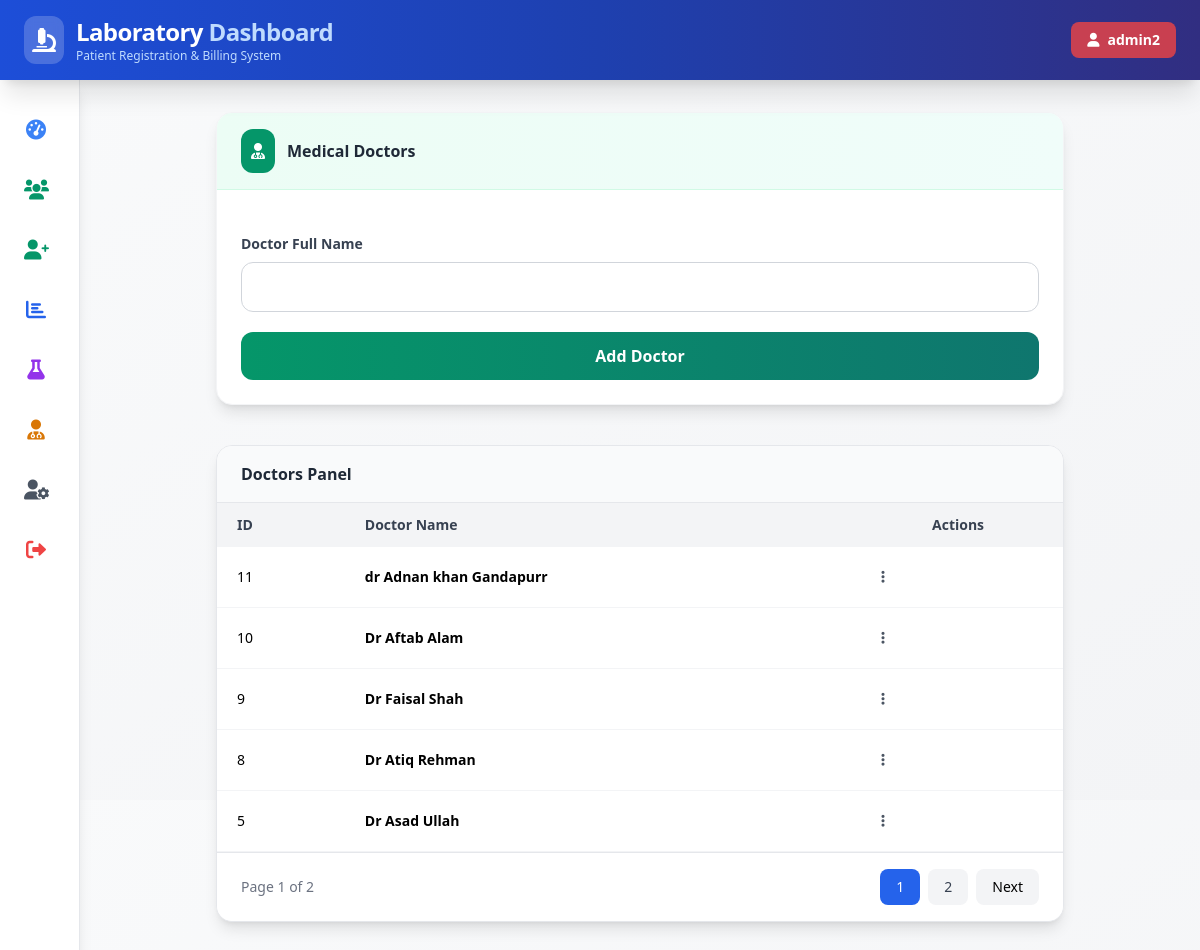
The app's page /pages/manage_doctors.php (signed in) with its own data.
### tables this page shows
CREATE TABLE `doctors` (
  `id` int(11) NOT NULL,
  `doctor_name` varchar(100) NOT NULL
);

### pages/manage_doctors.php (the view, shortened to what this page needs)
<?php
include '../config.php';
$doctor_name    = "";
$doctor_edit_id = "";
$limit  = 5;
$page   = isset($_GET['page']) ? max(1, (int)$_GET['page']) : 1;
$offset = ($page - 1) * $limit;
$total_doctors = $conn->query("SELECT COUNT(*) AS total FROM doctors")
                      ->fetch_assoc()['total'];
$total_pages   = ceil($total_doctors / $limit);
$stmt = $conn->prepare("SELECT * FROM doctors ORDER BY id DESC LIMIT ?, ?");
$stmt->bind_param("ii", $offset, $limit);
$stmt->execute();
$doctors = $stmt->get_result();
include 'header.php';
include 'sidebar.php';
?>
<body class="bg-gradient-to-br from-gray-50 to-gray-100 font-sans antialiased">
    <div class="w-full max-w-4xl overflow-y-auto mx-auto px-4 md:px-6 py-8">
        <div class="bg-white rounded-2xl shadow-lg border border-gray-100 overflow-hidden mb-10">
            <div class="bg-gradient-to-r from-emerald-50 to-teal-50 px-6 py-4 border-b border-emerald-100">
                <div class="flex items-center gap-3">
                    <div class="bg-emerald-600 p-2.5 rounded-xl text-white">
                        <i class="fas fa-user-md"></i>
                    </div>
                    <div>
                        <h2 class="text-md font-bold text-gray-800">
                            Medical Doctors
                        </h2>
                    </div>
                </div>
            </div>
            <div class="p-6">
                <form method="POST" class="space-y-5">
                    <div>
                        <label class="block text-sm font-semibold text-gray-700 mb-2">
                            Doctor Full Name
                        </label>
                        <input type="text" name="doctor_name" value="<?php echo htmlspecialchars($doctor_name); ?>"
                            class="w-full border border-gray-300 rounded-xl px-4 py-3" required>
                    </div>
                    <button type="submit" name="save_doctor"
                        class="w-full bg-gradient-to-r from-emerald-600 to-teal-700 text-white font-semibold py-3 rounded-xl">
                        <?php echo ($doctor_edit_id == "") ? "Add Doctor" : "Update Doctor"; ?>
                    </button>
                </form>
            </div>
        </div>
        <div class="bg-white rounded-2xl shadow-lg border border-gray-200 overflow-hidden">
            <div class="bg-gray-50 px-6 py-4 border-b border-gray-200">
                <h3 class="text-base font-bold text-gray-800">
                    Doctors Panel
                </h3>
            </div>
            <div class="overflow-x-auto">
                <table class="w-full text-sm">
                    <thead>
                        <tr class="bg-gray-100 text-gray-700">
                            <th class="px-5 py-3 text-left">ID</th>
                            <th class="px-5 py-3 text-left">Doctor Name</th>
                            <th class="px-5 py-3 text-center">Actions</th>
                        </tr>
                    </thead>
                    <tbody>
                        <?php if (mysqli_num_rows($doctors) > 0): ?>
                            <?php while ($row = mysqli_fetch_assoc($doctors)): ?>
                                <tr class="border-b border-gray-100">
                                    <td class="px-5 py-3">
                                        <?php echo $row['id']; ?>
                                    </td>
                                    <td class="px-5 py-3 font-semibold">
                                        <?php echo htmlspecialchars($row['doctor_name']); ?>
                                    </td>
                                    <td class="px-5 py-3">
                                        <div class="relative inline-block text-left">
                                            <button type="button" onclick="toggleMenu(<?php echo $row['id']; ?>)"
                                                class="p-2 rounded-lg hover:bg-gray-100 transition">
                                                <i class="fas fa-ellipsis-v text-gray-600"></i>
                                            </button>
                                        </div>
                                    </td>
                                </tr>
                            <?php endwhile; ?>
                        <?php endif; ?>
                    </tbody>
                </table>
                <?php if ($total_pages > 1): ?>
                    <div class="flex items-center justify-between px-6 py-4 bg-white border-t">
                        <div class="text-sm text-gray-500">
                            Page <?php echo $page; ?> of <?php echo $total_pages; ?>
                        </div>
                        <div class="flex items-center gap-2">
                            <?php
                            $start = max(1, $page - 2);
                            $end   = min($total_pages, $page + 2);
                            for ($i = $start; $i <= $end; $i++):
                            ?>
                                <a href="?page=<?php echo $i; ?>" class="px-4 py-2 text-sm rounded-lg transition
               <?php echo ($i == $page)
                                    ? 'bg-blue-600 text-white'
                                    : 'bg-gray-100 hover:bg-gray-200 text-gray-700'; ?>">
                                    <?php echo $i; ?>
                                </a>
                            <?php endfor; ?>
                            <?php if ($page < $total_pages): ?>
                                <a href="?page=<?php echo ($page + 1); ?>"
                                    class="px-4 py-2 text-sm bg-gray-100 hover:bg-gray-200 rounded-lg transition">
                                    Next
                                </a>
                            <?php endif; ?>
                        </div>
                    </div>
                <?php endif; ?>
            </div>
        </div>
    </div>
                                </div>
<?php include 'footer.php'; ?>

### records on screen
doctors: id "11", doctor_name "dr Adnan khan Gandapurr"
doctors: id "10", doctor_name "Dr Aftab Alam"
doctors: id "9", doctor_name "Dr Faisal Shah"
doctors: id "8", doctor_name "Dr Atiq Rehman"
doctors: id "5", doctor_name "Dr Asad Ullah"

### other values on screen
$_SESSION['admin'] "admin2"
$page "1"
$total_pages "2"
